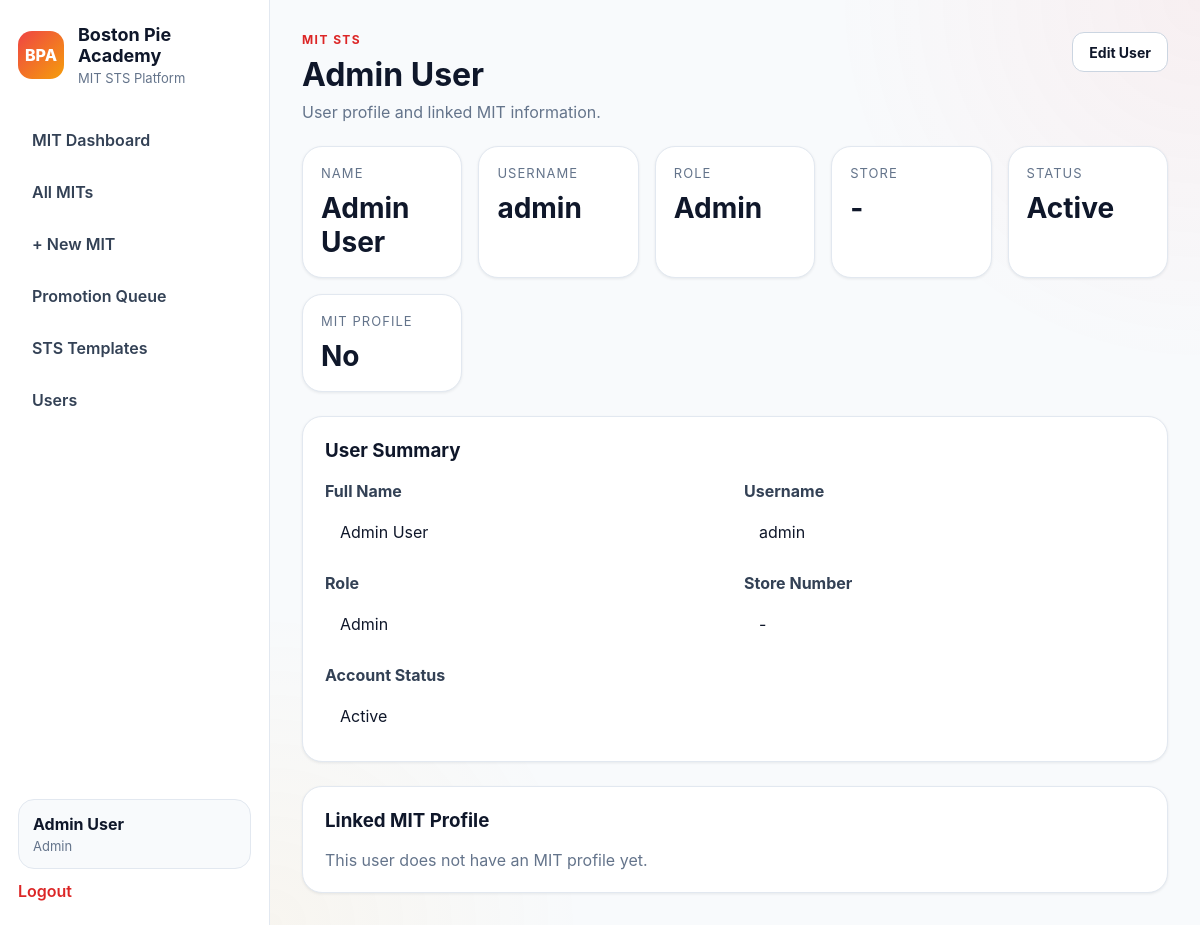
Page /mit-sts/users/1 (signed in) on the earlier database version.
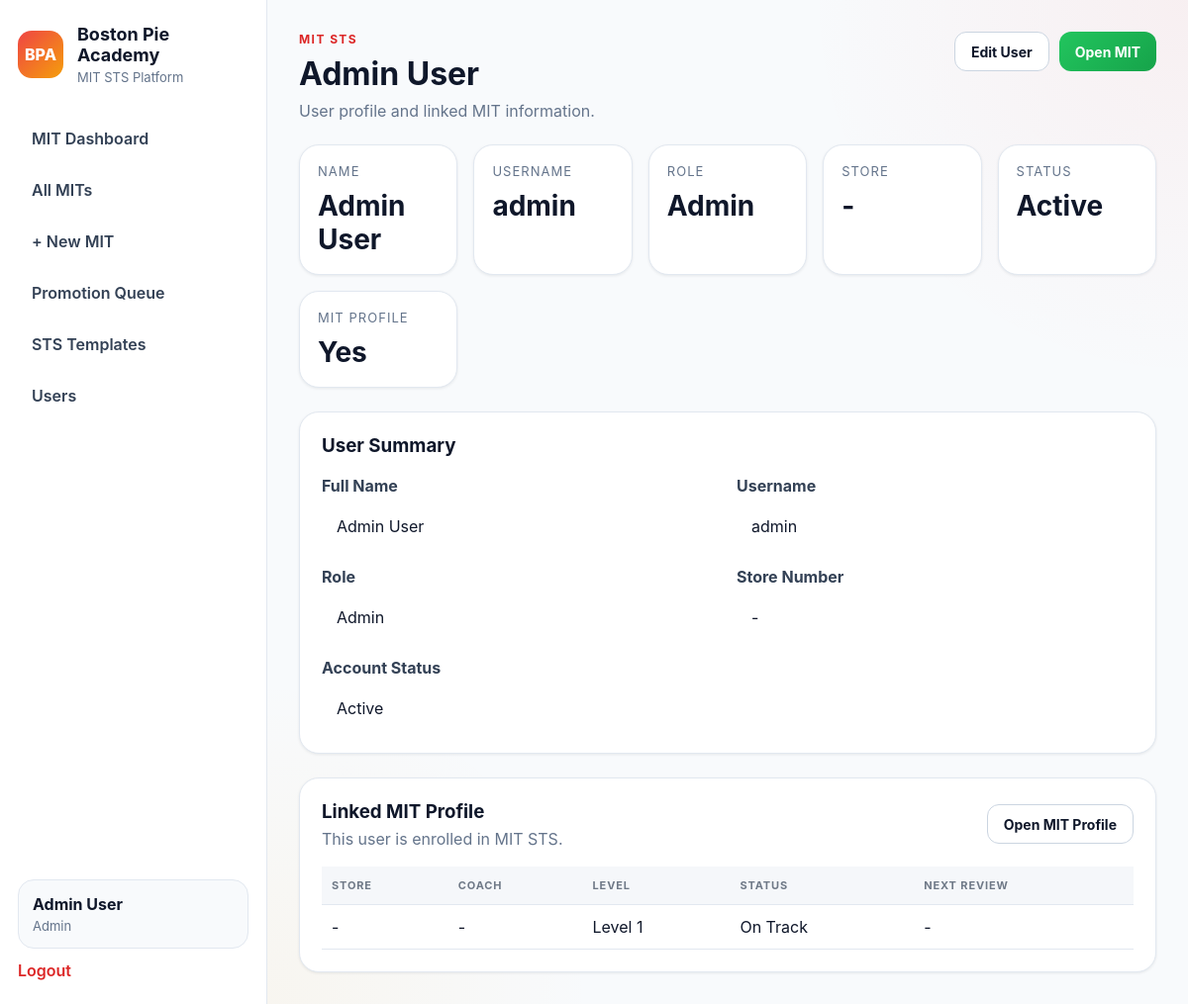
Same page on the later database version.
### app/models.py (models this page shows, shortened)
class MITProfile(db.Model):
    __tablename__ = "mit_profiles"
    id = db.Column(db.Integer, primary_key=True)
    user_id = db.Column(db.Integer, db.ForeignKey("users.id"), nullable=False)
    store_number = db.Column(db.String(20), nullable=True)
    coach_user_id = db.Column(db.Integer, db.ForeignKey("users.id"), nullable=True)
    current_level = db.Column(db.Integer, nullable=False, default=1)
    target_level = db.Column(db.String(20), nullable=False, default="2")
    start_date = db.Column(db.Date, nullable=True)
    sts_status = db.Column(db.String(20), nullable=False, default="on_track")
    last_review_date = db.Column(db.Date, nullable=True)
    next_review_date = db.Column(db.Date, nullable=True)
    notes = db.Column(db.Text, nullable=True)
    created_at = db.Column(db.DateTime, default=datetime.utcnow)
    updated_at = db.Column(db.DateTime, default=datetime.utcnow, onupdate=datetime.utcnow)
    progress_items = db.relationship(
        "MITLevelProgress",
        backref="mit_profile",
        cascade="all, delete-orphan",
        lazy=True
    )
    reviews = db.relationship(
        "MITReview",
        backref="mit_profile",
        cascade="all, delete-orphan",
        lazy=True,
        order_by="MITReview.review_date.desc()"
    )
    action_plans = db.relationship(
        "MITActionPlan",
        backref="mit_profile",
        cascade="all, delete-orphan",
        lazy=True
    )
    promotions = db.relationship(
        "MITPromotion",
        backref="mit_profile",
        cascade="all, delete-orphan",
        lazy=True,
        order_by="MITPromotion.effective_date.desc()"
    )
    tasks = db.relationship(
        "MITTask",
        backref="mit_profile",
        cascade="all, delete-orphan",
        lazy=True,
        order_by="MITTask.created_at.desc()"
    )

### app/mit_sts/routes.py (the view)
@mit_sts_bp.route("/users/<int:user_id>")
@login_required
def view_user(user_id):
    if not is_coach():
        return redirect(url_for("mit_sts.dashboard"))
    user_item = User.query.get_or_404(user_id)
    mit_profile = user_item.mit_profiles[0] if user_item.mit_profiles else None
    return render_template(
        "mit_sts/user_detail.html",
        user_item=user_item,
        mit_profile=mit_profile,
        user=current_user,
    )

### app/mit_sts/routes.py (called while the page is built)
def is_coach():
    return current_user.is_authenticated and current_user.role in ["coach", "admin", "training_director"]

### app/models.py (called while the page is built)
@login_manager.user_loader
def load_user(user_id):
    return User.query.get(int(user_id))

    @property
    def is_active(self):
        return self.is_active_user

### app/templates/mit_sts/user_detail.html (shortened to what the changed rows need)
{% extends "base.html" %}
{% block content %}
<div class="page-header">
    <div>
        <h2>{{ user_item.name }}</h2>
    </div>
    <div style="display:flex; gap:10px; flex-wrap:wrap;">
        <a href="{{ url_for('mit_sts.edit_user', user_id=user_item.id) }}" class="btn btn-secondary">Edit User</a>
        {% if mit_profile %}
        <a href="{{ url_for('mit_sts.view_mit', mit_id=mit_profile.id) }}" class="btn btn-primary">Open MIT</a>
        {% elif user_item.role == "mit" %}
        <a href="{{ url_for('mit_sts.new_mit') }}" class="btn btn-primary">Create MIT</a>
        {% endif %}
    </div>
</div>
<div class="stats-grid">
    <div class="card stat-card">
        <p class="stat-label">MIT Profile</p>
        <h3 class="stat-value">{{ "Yes" if mit_profile else "No" }}</h3>
    </div>
</div>
{% if mit_profile %}
<div class="card" style="margin-top: 24px;">
    <div style="display:flex; justify-content:space-between; align-items:center; gap:12px; flex-wrap:wrap;">
        <div>
            <h3 style="margin:0;">Linked MIT Profile</h3>
            <p class="subtle" style="margin:6px 0 0 0;">This user is enrolled in MIT STS.</p>
        </div>
        <a href="{{ url_for('mit_sts.view_mit', mit_id=mit_profile.id) }}" class="btn btn-secondary">Open MIT Profile</a>
    </div>
    <div class="table-wrap" style="margin-top: 18px;">
        <table class="data-table">
            <thead>
                <tr>
                    <th>Store</th>
                    <th>Coach</th>
                    <th>Level</th>
                    <th>Status</th>
                    <th>Next Review</th>
                </tr>
            </thead>
            <tbody>
                <tr>
                    <td>{{ mit_profile.store_number or "-" }}</td>
                    <td>{{ mit_profile.coach_user.name if mit_profile.coach_user else "-" }}</td>
                    <td>Level {{ mit_profile.current_level or 1 }}</td>
                    <td>{{ mit_profile.sts_status.replace('_', ' ').title() if mit_profile.sts_status else "-" }}</td>
                    <td>{{ mit_profile.next_review_date.strftime('%Y-%m-%d') if mit_profile.next_review_date else "-" }}</td>
                </tr>
            </tbody>
        </table>
    </div>
</div>
{% else %}
<div class="card" style="margin-top: 24px;">
    <h3 style="margin-top:0;">Linked MIT Profile</h3>
    <p class="subtle">This user does not have an MIT profile yet.</p>
</div>
{% endif %}
{% endblock %}

Differences in the rows shown:
added MITProfile: store_number "-", current_level "1", sts_status.replace "On Track", next_review_date "-"
Other differences:
{{ "Yes" if mit_profile else "No" }}: "No" → "Yes"
{{ mit_profile.coach_user.name if mit_profile.coach_user else "-" }}: (not shown) → "-"
text no longer shown: "This user does not have an MIT profile yet."
text now shown: "Open MIT This user is enrolled in MIT STS. Open MIT Profile STORE COACH LEVEL STATUS NEXT REVIEW Level"
